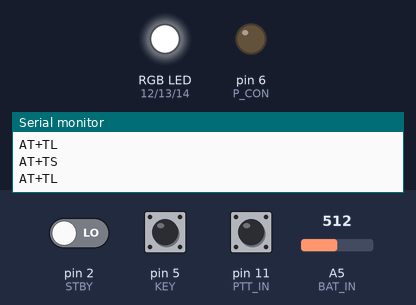
Bench run of a sketch on a simulated Arduino Uno, built with avr-gcc and run on an emulated ATmega328P. Shown: an RGB LED mixed from three pins (HIGH = lit), output pins drawn as LEDs (lit = HIGH), the last lines printed to the serial monitor. The test bench sets the inputs (shaded band); at power-on: A5 (BAT_IN) = 512, pin 2 (STBY) LOW, pin 5 (KEY) HIGH, pin 11 (PTT_IN) HIGH.

Above: at 16.2 s.
16.3 s: A5 (BAT_IN) set to 716
At 18.1 s:
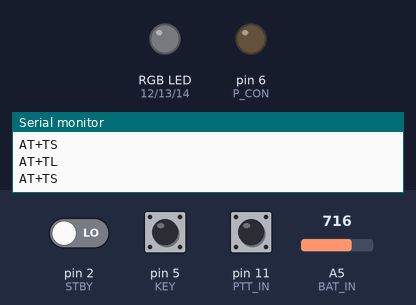
18.8 s: pin 2 (STBY) driven HIGH
At 21.5 s:
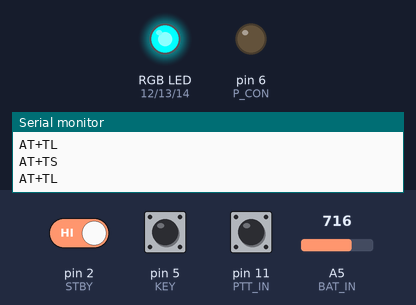
21.8 s: pin 2 (STBY) driven LOW
At 24.0 s:
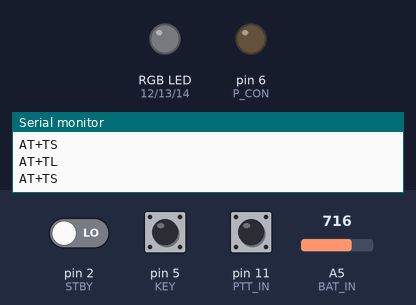
24.8 s: pin 5 (KEY) pulled LOW for 3.2 s
At 29.9 s:
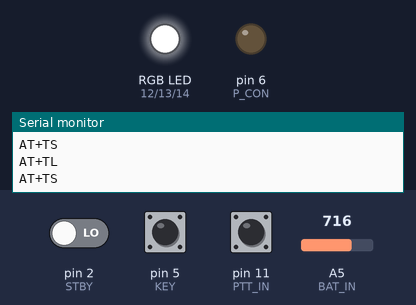
Timing chart, 0 to 33.8 s (numbered marks = the images above; inputs shaded):
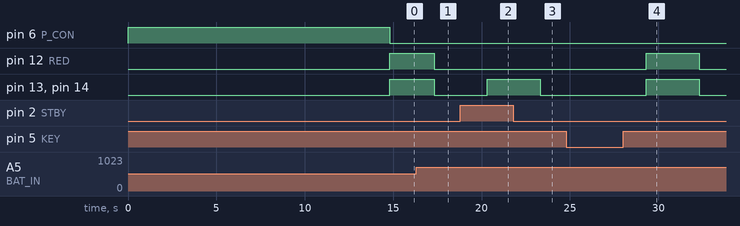

The sketch:

BLEthAdapter.ino
```cpp
/*
1. while chargning, RED color is ON
2. while full charged, GREEN color is ON
3. while  discharged below 10%, RED color is blinking 20times quickly
4. while connected to phone, BLUE is ON
5. while is on youtube, PINK color is ON
6. while is on zello, BLUE color is ON
switching between youtube and zello will be occurred by quick single click of boards switch
*/
#include <TaskScheduler.h>
#include "DFRobot_BT401.h"
#include <ezButton.h>

#define RED 12
#define GREEN 13
#define BLUE 14
#define P_CON 6
#define PTT_OUT 10
#define INT 7
#define BAT_IN 19
#define STBY 2  // when the battery charign is completed, STBY is pulled low, otherwise, it will be High impedance.
#define CHRG 1  // when charger is charing the battery, CHRG is pulled low, otherwise, it will be High impedance.

#define CYCLE_MODE_TIME 5000            // 5000 milliseconds
#define BATTERY_SHOW_TIME 500           // 500 milliseconds
#define BUTTON_TIME 100                  // 50 milliseconds
#define BLUETOOTH_CONNECTION_TIME 1000  // 1000 miliseconds

#define POWEROFF_COUNT 20  // buttonCallbackTime = 50ms; set powerOfftime as 2s


//typedef enum {
//  ZELLO, YOUTUBE
//} switchingMode;
//switchingMode swMode = ZELLO;
bool swMode = true;

ezButton KEY(5);      // create ezButton object that attach to pin 5;
ezButton PTT_IN(11);  // create ezButton object that attach to pin 11;

Scheduler runner;
DFRobot_BT401 bt;

const char* BleName = "KLEIN_PTT_BLE";
const char* SppName = "KLEIN_PTT_SPP";
const char* ServiceUUID = "8925D23D-03E4-4447-826C-418DADC7F483";
const char* CharacteristicUUID = "14C56166-6888-4089-B0CE-269D098FE528";

uint16_t powerOffCntDown = POWEROFF_COUNT;  // buttonCallbackTime = 10ms; set powerOfftime as 2s
bool powerOff = false;                      // Show the power status of board.

uint8_t BleSpp = 0;  // None 0, Spp 1, BLE 2

uint16_t batLevel = 0;       // level of battery
bool batLedBlink = false;    // flag of blinking battery led
uint8_t batLedBlinkCnt = 0;  // countdown to show battery status with led blink.

void rgbLed(bool r, bool g, bool b) {
  digitalWrite(RED, !r);
  digitalWrite(GREEN, !g);
  digitalWrite(BLUE, !b);
}

void powerON() {
  digitalWrite(P_CON, HIGH);
  rgbLed(1, 1, 1);  // White color
}
void powerOFF() {
  digitalWrite(P_CON, LOW);
  rgbLed(0, 0, 0);
}

// Callback methods prototypes
void cycleModesCallback();
void buttonCallback();

//Tasks
Task CycleModeTask(BLUETOOTH_CONNECTION_TIME, TASK_FOREVER, &cycleModesCallback);
Task buttonTask(BUTTON_TIME, TASK_FOREVER, &buttonCallback);
void normalLedStatus() {

  if (BleSpp > 0) {               // when board is connected.
    if (swMode) rgbLed(0, 0, 1);  // BLUE when connected to zello app
    else rgbLed(1, 0, 1);         // PINK when connected to youtube
  } else {                        // when board is disconnected.
    rgbLed(1, 1, 1);              // white
  }
}
void cycleModesCallback() {

  BleSpp = (bt.BleStatus() << 1) | bt.SppStatus();

  if (digitalRead(STBY) && !digitalRead(CHRG)) {
    // Charging battery
    rgbLed(1, 0, 0);  // RED color
  } else if (digitalRead(CHRG) && !digitalRead(STBY)) {
    // Full Charged battery
    rgbLed(0, 1, 0);  // GREEN color
  }
  // if (!(digitalRead(STBY) ^ digitalRead(CHRG))) {
  else {
    normalLedStatus();
  }
  batLevel = analogRead(BAT_IN) * 0.488;  // 500 / 1024 = 0.488;    10bit AD, VCC = 5V
  if (batLevel < 313) {                   // <10% : 3.12V is 10% of max 4.2V
    CycleModeTask.setInterval(BATTERY_SHOW_TIME);
    batLedBlink = !batLedBlink;
    rgbLed(batLedBlink, 0, 0);  // RED color blinking
    if (batLevel < 301)
      powerOFF();
  } else {
    if (BleSpp > 0) CycleModeTask.setInterval(CYCLE_MODE_TIME);
    else CycleModeTask.setInterval(BLUETOOTH_CONNECTION_TIME);
  }
}
void buttonCallback() {
  KEY.loop();     // MUST call the loop() function first
  PTT_IN.loop();  // MUST call the loop() function first

  if (KEY.isPressed()) {
    powerOff = true;
    //powerOFF();
  } else if (KEY.isReleased()) {
    powerOff = false;
    if (BleSpp > 0) {
      swMode = !swMode;             // switch ZELLO and YOUTUBE
      if (swMode) rgbLed(0, 0, 1);  // BLUE when connected to zello app
      else rgbLed(1, 0, 1);         // PINK when connected to youtube
    }
  }
  if (powerOff) {
    if (powerOffCntDown != 0)
      powerOffCntDown--;
    else
      powerOFF();  // 2s countdown to power board off
  } else {
    powerOffCntDown = POWEROFF_COUNT;
  }
  // BleSpp = bt.BleSppStatus();
  if (BleSpp > 0) {
    if (PTT_IN.isPressed()) {
      if (swMode) {
        if (BleSpp == 1)  // Only Classic bluetooth is connected
        {
          bt.sendData("+PTTS=P");
        } else if (BleSpp == 2)  // Only BLE is connected
        {
          bt.sendData("1");
        } else  //  Both BLE and Both BLE and Classic bluetooth are connected
        {
          bt.sendData("+PTTS=P");
          delay(20);
          bt.sendData("1");
        }
      } else {
        bt.playPause();
      }
    } else if (PTT_IN.isReleased()) {
      if (swMode) {
        if (BleSpp == 1)  // Only Classic bluetooth is connected
        {
          bt.sendData("+PTTS=R");
        } else if (BleSpp == 2)  // Only BLE is connected
        {
          bt.sendData("0");
        } else  //  Both BLE and Both BLE and Classic bluetooth are connected
        {
          bt.sendData("+PTTS=R");
          delay(20);
          bt.sendData("0");
        }
      }
    }
  }
}

void setup() {
  Serial.begin(115200);

  KEY.setDebounceTime(50);     // set debounce time to 50 milliseconds
  PTT_IN.setDebounceTime(50);  // set debounce time to 50 milliseconds

  pinMode(RED, OUTPUT);
  pinMode(GREEN, OUTPUT);
  pinMode(BLUE, OUTPUT);
  pinMode(P_CON, OUTPUT);
  pinMode(STBY, INPUT);
  pinMode(CHRG, INPUT);

  powerON();
  /*Delay 2s for the BT401 to start*/
  while (!bt.begin(Serial)) {
    delay(1000);
  }
  delay(2000);
  bt.SppName(SppName);
  delay(100);
  bt.BleName(BleName);
  delay(100);
  bt.reset();
  delay(2000);
  bt.bleOnOff(1);  // turn on BLE
  delay(100);
  bt.edrOnOff(1);  // turn off Bluetooth
  delay(100);
  //bt.bleOnOff(1);  // turn on oth
  //  bt.ServiceUUID(ServiceUUID);
  //  bt.CharacteristicUUID(CharacteristicUUID);
  //  bt.ServiceUUID("F000");
  //  bt.CharacteristicUUID("F002");
  bt.setVOl(30);  // set Volume 30(max)
  delay(100);
  bt.switchFunction(bt.eBluetooth);
  delay(100);
  bt.QueryCMD("C100");  // Turn off the AD button---pin PA5 of the chip doesn't need to pull up 22k.
  delay(100);

  runner.init();
  runner.addTask(CycleModeTask);
  runner.addTask(buttonTask);
  delay(100);
  buttonTask.enable();
  CycleModeTask.enable();
}


void loop() {
  runner.execute();
}
```

DFRobot_BT401.cpp
```cpp
// (licence header left out)
#include "DFRobot_BT401.h"
#include <Arduino.h>
#include <string.h>
#include <stdio.h>


DFRobot_BT401::DFRobot_BT401() {
}

bool DFRobot_BT401::begin(Stream &s) {
  _s = &s;
  if (_s == NULL) {
    return false;
  }
  return true;
}

bool DFRobot_BT401::setVOl(uint8_t vol) {
  char data[2];
  DBG("\r\n");
  itoa(vol, data, 10);
  DBG("\r\n");
  if (vol > 9) {
    sendCMD("CA", data);
  } else {
    sendCMD("CA0", data);
  }
  DBG("\r\n");
  if (readAck() == "OK\r\n") {
    DBG("true\r\n");
    return true;
  } else {
    DBG("false\r\n");
    return false;
  }
}

bool DFRobot_BT401::switchFunction(eFunction_t function) {
  char data[1];
  DBG("\r\n");
  itoa(function, data, 10);
  DBG("\r\n");
  sendCMD("CM0", data);
  DBG("\r\n");
  if (readAck() == "OK\r\n") {
    DBG("true\r\n");
    return true;
  } else {
    DBG("false\r\n");
    return false;
  }
}

bool DFRobot_BT401::setPlayMode(ePlayMode_t mode) {
  char data[1];
  itoa(mode, data, 10);
  sendCMD("AC0", data);
  if (readAck() == "OK\r\n") {
    return true;
  } else {
    return false;
  }
}

bool DFRobot_BT401::playControl(ePlayControl_t cmd) {
  char data[1];
  itoa(cmd, data, 10);
  sendCMD("AA0", data);
  if (readAck() == "OK\r\n") {
    return true;
  } else {
    return false;
  }
}

bool DFRobot_BT401::next() {
  sendCMD("CD");
  if (readAck() == "OK\r\n") {
    return true;
  } else {
    return false;
  }
}

bool DFRobot_BT401::last() {
  sendCMD("CC");
  if (readAck() == "OK\r\n") {
    return true;
  } else {
    return false;
  }
}

bool DFRobot_BT401::playFileNum(uint16_t number) {
  char data[5];
  itoa(number, data, 10);
  sendCMD("AB", data);
  if (readAck() == "OK\r\n") {
    return true;
  } else {
    return false;
  }
}

bool DFRobot_BT401::playSpecFile(const char *path) {
  sendCMD("AF", path);
  if (readAck() == "OK\r\n") {
    return true;
  } else {
    return false;
  }
}

bool DFRobot_BT401::delCurFile() {
  sendCMD("AA08");
  if (readAck() == "OK\r\n") {
    return true;
  } else {
    return false;
  }
}

bool DFRobot_BT401::callOut(const char *phoneNumber) {
  sendCMD("BT", phoneNumber);
  if (readAck() == "OK\r\n") {
    return true;
  } else {
    return false;
  }
}

bool DFRobot_BT401::controltalk(eControltalk_t cmd) {
  char data[1];
  itoa(cmd, data, 10);
  sendCMD("BA0", data);
  if (readAck() == "OK\r\n") {
    return true;
  } else {
    return false;
  }
}
DFRobot_BT401::eBtStatus DFRobot_BT401::getBtStatus() {

  sendCMD("TS", NULL);
  String status = readAck(7);
  if (status == "TS+00\r\n") {
    return eStandby;
  } else if (status == "TS+01\r\n") {
    return eBTIdle;
  } else if (status == "TS+02\r\n") {
    return ePlaying;
  } else if (status == "TS+03\r\n") {
    return eCalling;
  } else if (status == "TS+04\r\n") {
    return eOnphone;
  }

  return eError;
}
String DFRobot_BT401::getTelNumber() {
  delay(50);
  sendCMD("TT", NULL);
  String phone = "";
  String data = readAck(0);
  for (uint8_t i = 0; i < data.length() - 3; i++) {
    phone += data[3 + i];
  }

  return phone;
}

bool DFRobot_BT401::reset() {
  sendCMD("CZ");
  DBG("\r\n");
  if (readAck() == "OK\r\n") {
    DBG("true\r\n");
    return true;
  } else {
    DBG("false\r\n");
    return false;
  }
}

void DFRobot_BT401::sendCMD(const char *cmd, const char *payload) {
  String data = "";
  DBG("\r\n");
  data += "AT+";
  DBG("\r\n");
  data += cmd;
  DBG("\r\n");
  if (payload != NULL)
    data += payload;
  data += "\r\n";
  DBG("\r\n");
  uint8_t length = data.length();
  DBG("\r\n");
  uint8_t at[20];

  DBG("\r\n");
  while (_s->available()) {
    DBG("\r\n");
    _s->read();
  }
  DBG(data);
  for (uint8_t i = 0; i < length; i++)
    at[i] = data[i];
  _s->write(at, length);
  data = "";
}

void DFRobot_BT401::sendCMD(const char *cmd) {
  String data;
  data = "AT+";
  data += cmd;
  data += "\r\n";
  uint8_t length = data.length();
  uint8_t at[20];
  while (_s->available()) {
    _s->read();
  }
  for (uint8_t i = 0; i < length; i++)
    at[i] = data[i];
  _s->write(at, length);
}

void DFRobot_BT401::sendData(String data) {

  uint8_t length = data.length();
  uint8_t at[10];
  while (_s->available()) {
    _s->read();
  }
  for (uint8_t i = 0; i < length; i++)
    at[i] = data[i];
  _s->write(at, length);
}


String DFRobot_BT401::readAck(uint8_t len) {
  String str = "                             ";
  size_t offset = 0, left = len;
  long long curr = millis();
  if (len == 0) {
    while (1) {
      if (_s->available()) {
        str[offset] = _s->read();
        left--;
        offset++;
      }
      if (str[offset - 1] == '\n' && str[offset - 2] == '\r') break;
      if (millis() - curr > 1000) {
        return "error";
        break;
      }
    }
  } else {
    while (left) {
      DBG(left);
      if (_s->available()) {
        str[offset] = _s->read();
        left--;
        DBG(str[offset]);
        offset++;
      }
      if (millis() - curr > 1000) {
        return "error";
      }
    }
    str[len] = 0;
  }
  DBG(str);
  delay(1);
  return str;
}
String DFRobot_BT401::QueryName() {
  String str = "                             ";
  size_t offset = 0;
  long long curr = millis();
  while (1) {
    if (_s->available()) {
      str[offset] = _s->read();
      offset++;
    }
    if (str[offset - 1] == '\n' && str[offset - 2] == '\r') break;
    if (millis() - curr > 1000) {
      return "error";
      break;
    }
  }
  delay(1);
  return str;
}
bool DFRobot_BT401::SppName(const char *name) {
  sendCMD("BD", name);
  if (readAck() == "OK\r\n") {
    return true;
  } else {
    return false;
  }
}
bool DFRobot_BT401::BleName(const char *name) {
  sendCMD("BM", name);
  if (readAck() == "OK\r\n") {
    return true;
  } else {
    return false;
  }
}
bool DFRobot_BT401::btPassword(const char *pass) {
  sendCMD("BE", pass);
  if (readAck() == "OK\r\n") {
    return true;
  } else {
    return false;
  }
}
bool DFRobot_BT401::btMAC(const char *addr) {
  sendCMD("BS", addr);
  if (readAck() == "OK\r\n") {
    return true;
  } else {
    return false;
  }
}
bool DFRobot_BT401::playPause() {
  sendCMD("CB");
  if (readAck() == "OK\r\n") {
    return true;
  } else {
    return false;
  }
}
bool DFRobot_BT401::bleOnOff(uint8_t vol) {
  char data[2];
  itoa(vol, data, 10);
  sendCMD("B40", data);
  if (readAck() == "OK\r\n") {
    return true;
  } else {
    return false;
  }
}
bool DFRobot_BT401::edrOnOff(uint8_t vol) {
  char data[2];
  itoa(vol, data, 10);
  sendCMD("B50", data);
  if (readAck() == "OK\r\n") {
    return true;
  } else {
    return false;
  }
}
bool DFRobot_BT401::SppStatus() {
  sendCMD("TS", NULL);
  String status = readAck(7);
  if (status == "TS+00\r\n") {  // Bluetooth has not been successfully connected, and is waiting for pairing
    return false;
  } else if (status == "TS+01\r\n") {  // Bluetooth has been successfully connected, but music has not yet been played. idle
    return true;
  } else if (status == "TS+02\r\n") {  // Playing music
    return true;
  } else if (status == "TS+03\r\n") {  // There is a call out, or a call comes in. But not answering
    return true;
  } else if (status == "TS+04\r\n") {  // Calling status, the representative has been connected
    return true;
  }
  return false;
}


bool DFRobot_BT401::BleStatus() {
  sendCMD("TL", NULL);
  String status = readAck(7);
  if (status == "TL+00\r\n") {  // BLE is in empty state
    return false;
  } else if (status == "TL+01\r\n") {  // BLE is in idle state
    return false;
  } else if (status == "TL+02\r\n") {  // BLE is in broadcast state
    return false;
  } else if (status == "TL+03\r\n") {  // BLE connection is successful
    return true;
  } else if (status == "TL+04\r\n") {  // BLE disconnect
    return false;
  } else if (status == "TL+05\r\n") {  // BLE open monitoring state
    return true;
  } else if (status == "TL+06\r\n") {  // BLE is in scanning state ‑ host BLE
    return false;
  } else if (status == "TL+07\r\n") {  // search completed ‑ host
    return false;
  }
  return false;
}
bool DFRobot_BT401::ServiceUUID(const char *name) {
  sendCMD("U0", name);
  if (readAck() == "OK\r\n") {
    return true;
  } else {
    return false;
  }
}
bool DFRobot_BT401::CharacteristicUUID(const char *name) {
  sendCMD("U2", name);
  if (readAck() == "OK\r\n") {
    return true;
  } else {
    return false;
  }
}
bool DFRobot_BT401::QueryCMD(const char *cmd) {
  String data;
  data = "AT+";
  data += cmd;
  data += "\r\n";
  uint8_t length = data.length();
  uint8_t at[20];
  while (_s->available()) {
    _s->read();
  }
  for (uint8_t i = 0; i < length; i++)
    at[i] = data[i];
  _s->write(at, length);

  if (readAck() == "OK\r\n") {
    return true;
  } else {
    return false;
  }
}
uint8_t DFRobot_BT401::BleSppStatus() {
  uint8_t blespp = 0;
  String status = "                              ";
  size_t offset = 0;
  long long curr = millis();
  while (1) {
    if (_s->available()) {
      status[offset] = _s->read();
      offset++;
    }
    if (status[offset - 1] == '\n' && status[offset - 2] == '\r') break;
    if (millis() - curr > 1000) {
      break;
    }
  }
  delay(1);

  if (status == "TS+00\r\n") {  // Bluetooth has not been successfully connected, and is waiting for pairing
    temp &= 0b00000010;
  } else if (status == "TS+01\r\n") {  // Bluetooth has been successfully connected, but music has not yet been played. idle
    temp |= 0b00000001;
  } else if (status == "TS+02\r\n") {  // Playing music
    temp |= 0b00000001;
  } else if (status == "TS+03\r\n") {  // There is a call out, or a call comes in. But not answering
    temp |= 0b00000001;
  } else if (status == "TS+04\r\n") {  // Calling status, the representative has been connected
    temp |= 0b00000001;
  }

  else if (status == "TL+00\r\n") {  // BLE is in empty state
    temp &= 0b00000001;
  } else if (status == "TL+01\r\n") {  // BLE is in idle state
    temp &= 0b00000001;
  } else if (status == "TL+02\r\n") {  // BLE is in broadcast state
    temp &= 0b00000001;
  } else if (status == "TL+03\r\n") {  // BLE connection is successful
    temp |= 0b00000010;
  } else if (status == "TL+04\r\n") {  // BLE disconnect
    temp &= 0b00000001;
  } else if (status == "TL+05\r\n") {  // BLE open monitoring state
    temp |= 0b00000010;
  } else if (status == "TL+06\r\n") {  // BLE is in scanning state ‑ host BLE
    temp &= 0b00000001;
  } else if (status == "TL+07\r\n") {  // search completed ‑ host
    temp &= 0b00000001;
  }

  blespp = temp;

  return blespp;
}
```

Source omitted: DFRobot_BT401.h (6932 bytes)

Measured:
- after the input at 16.3 s, pin 12 (RED), pin 13 (GREEN), pin 14 (BLUE): HIGH → LOW after 1.0 s
- after the input at 18.8 s, pin 13 (GREEN), pin 14 (BLUE): LOW → HIGH after 1.5 s
- after the input at 21.8 s, pin 13 (GREEN), pin 14 (BLUE): HIGH → LOW after 1.5 s
- after the input at 24.8 s, pin 12 (RED), pin 13 (GREEN), pin 14 (BLUE): LOW → HIGH after 4.5 s, → LOW 3.0 s later
